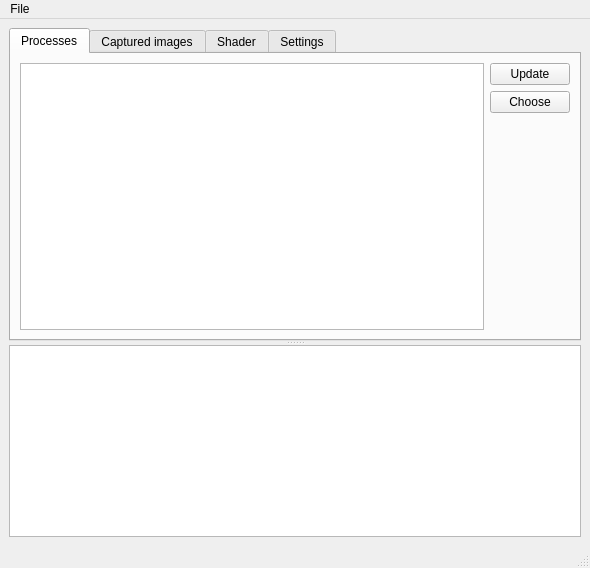
<?xml version="1.0" encoding="UTF-8"?>
<ui version="4.0">
 <class>MainWindow</class>
 <widget class="QMainWindow" name="MainWindow">
  <property name="geometry">
   <rect>
    <x>0</x>
    <y>0</y>
    <width>590</width>
    <height>568</height>
   </rect>
  </property>
  <property name="windowTitle">
   <string>MainWindow</string>
  </property>
  <widget class="QWidget" name="centralwidget">
   <layout class="QVBoxLayout" name="verticalLayout">
    <item>
     <widget class="QSplitter" name="splitter">
      <property name="sizePolicy">
       <sizepolicy hsizetype="Preferred" vsizetype="Expanding">
        <horstretch>0</horstretch>
        <verstretch>0</verstretch>
       </sizepolicy>
      </property>
      <property name="orientation">
       <enum>Qt::Vertical</enum>
      </property>
      <widget class="QTabWidget" name="tabWidget">
       <property name="sizePolicy">
        <sizepolicy hsizetype="Expanding" vsizetype="Expanding">
         <horstretch>0</horstretch>
         <verstretch>80</verstretch>
        </sizepolicy>
       </property>
       <property name="minimumSize">
        <size>
         <width>0</width>
         <height>0</height>
        </size>
       </property>
       <property name="baseSize">
        <size>
         <width>0</width>
         <height>0</height>
        </size>
       </property>
       <property name="currentIndex">
        <number>0</number>
       </property>
       <widget class="QWidget" name="tab_4">
        <attribute name="title">
         <string>Processes</string>
        </attribute>
        <layout class="QVBoxLayout" name="verticalLayout_4">
         <item>
          <layout class="QHBoxLayout" name="horizontalLayout_2">
           <item>
            <widget class="QListView" name="listView"/>
           </item>
           <item>
            <layout class="QVBoxLayout" name="verticalLayout_3">
             <item>
              <widget class="QPushButton" name="pushButton_2">
               <property name="text">
                <string>Update</string>
               </property>
              </widget>
             </item>
             <item>
              <widget class="QPushButton" name="pushButton_3">
               <property name="text">
                <string>Choose</string>
               </property>
              </widget>
             </item>
             <item>
              <spacer name="verticalSpacer_2">
               <property name="orientation">
                <enum>Qt::Vertical</enum>
               </property>
               <property name="sizeHint" stdset="0">
                <size>
                 <width>20</width>
                 <height>40</height>
                </size>
               </property>
              </spacer>
             </item>
            </layout>
           </item>
          </layout>
         </item>
        </layout>
       </widget>
       <widget class="QWidget" name="tab">
        <attribute name="title">
         <string>Captured images</string>
        </attribute>
        <layout class="QHBoxLayout" name="horizontalLayout">
         <item>
          <widget class="QGraphicsView" name="graphicsView"/>
         </item>
         <item>
          <layout class="QVBoxLayout" name="verticalLayout_2">
           <item>
            <widget class="QPushButton" name="pushButton">
             <property name="text">
              <string>Apply Shader</string>
             </property>
             <property name="checkable">
              <bool>true</bool>
             </property>
            </widget>
           </item>
           <item>
            <spacer name="verticalSpacer">
             <property name="orientation">
              <enum>Qt::Vertical</enum>
             </property>
             <property name="sizeHint" stdset="0">
              <size>
               <width>20</width>
               <height>40</height>
              </size>
             </property>
            </spacer>
           </item>
          </layout>
         </item>
        </layout>
       </widget>
       <widget class="QWidget" name="tab_2">
        <attribute name="title">
         <string>Shader</string>
        </attribute>
       </widget>
       <widget class="QWidget" name="tab_3">
        <attribute name="title">
         <string>Settings</string>
        </attribute>
       </widget>
      </widget>
      <widget class="QTextEdit" name="textEdit"/>
     </widget>
    </item>
   </layout>
  </widget>
  <widget class="QMenuBar" name="menubar">
   <property name="geometry">
    <rect>
     <x>0</x>
     <y>0</y>
     <width>590</width>
     <height>21</height>
    </rect>
   </property>
   <widget class="QMenu" name="menuFile">
    <property name="title">
     <string>File</string>
    </property>
    <addaction name="actionExit"/>
   </widget>
   <addaction name="menuFile"/>
  </widget>
  <widget class="QStatusBar" name="statusbar"/>
  <action name="actionExit">
   <property name="text">
    <string>Exit</string>
   </property>
  </action>
 </widget>
 <resources/>
 <connections/>
</ui>
